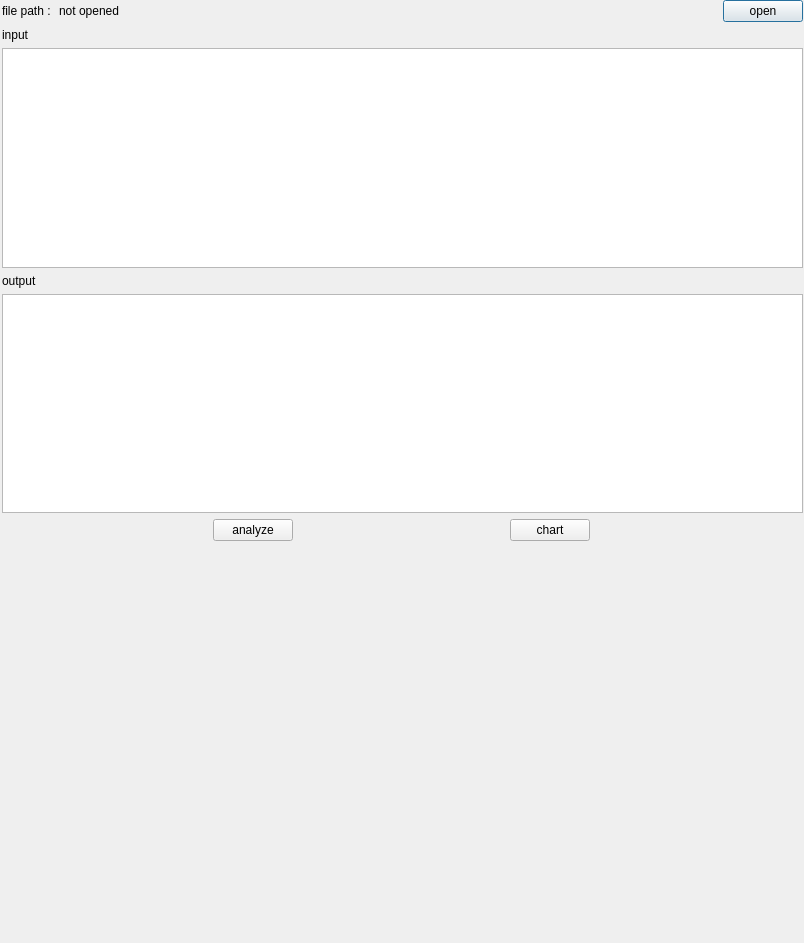
<?xml version="1.0" encoding="UTF-8"?>
<ui version="4.0">
 <class>Dialog</class>
 <widget class="QDialog" name="Dialog">
  <property name="geometry">
   <rect>
    <x>0</x>
    <y>0</y>
    <width>804</width>
    <height>943</height>
   </rect>
  </property>
  <property name="windowTitle">
   <string>HowMany</string>
  </property>
  <widget class="QWidget" name="verticalLayoutWidget">
   <property name="geometry">
    <rect>
     <x>2</x>
     <y>0</y>
     <width>801</width>
     <height>541</height>
    </rect>
   </property>
   <layout class="QVBoxLayout" name="verticalLayout">
    <property name="sizeConstraint">
     <enum>QLayout::SetDefaultConstraint</enum>
    </property>
    <item>
     <layout class="QHBoxLayout" name="horizontalLayout">
      <property name="spacing">
       <number>5</number>
      </property>
      <property name="sizeConstraint">
       <enum>QLayout::SetDefaultConstraint</enum>
      </property>
      <item>
       <widget class="QLabel" name="label">
        <property name="sizePolicy">
         <sizepolicy hsizetype="Fixed" vsizetype="Fixed">
          <horstretch>0</horstretch>
          <verstretch>0</verstretch>
         </sizepolicy>
        </property>
        <property name="text">
         <string>file path : </string>
        </property>
       </widget>
      </item>
      <item>
       <widget class="QLabel" name="lb_filePath">
        <property name="sizePolicy">
         <sizepolicy hsizetype="Preferred" vsizetype="Fixed">
          <horstretch>0</horstretch>
          <verstretch>0</verstretch>
         </sizepolicy>
        </property>
        <property name="text">
         <string>not opened</string>
        </property>
       </widget>
      </item>
      <item>
       <widget class="QPushButton" name="btn_openFile">
        <property name="sizePolicy">
         <sizepolicy hsizetype="Fixed" vsizetype="Fixed">
          <horstretch>0</horstretch>
          <verstretch>0</verstretch>
         </sizepolicy>
        </property>
        <property name="text">
         <string>open</string>
        </property>
       </widget>
      </item>
     </layout>
    </item>
    <item>
     <widget class="QLabel" name="lb_input">
      <property name="sizePolicy">
       <sizepolicy hsizetype="Preferred" vsizetype="Maximum">
        <horstretch>0</horstretch>
        <verstretch>0</verstretch>
       </sizepolicy>
      </property>
      <property name="minimumSize">
       <size>
        <width>0</width>
        <height>10</height>
       </size>
      </property>
      <property name="text">
       <string>input</string>
      </property>
     </widget>
    </item>
    <item>
     <widget class="QTextBrowser" name="tb_input">
      <property name="sizePolicy">
       <sizepolicy hsizetype="Expanding" vsizetype="Preferred">
        <horstretch>0</horstretch>
        <verstretch>0</verstretch>
       </sizepolicy>
      </property>
     </widget>
    </item>
    <item>
     <widget class="QLabel" name="lb_output">
      <property name="sizePolicy">
       <sizepolicy hsizetype="Preferred" vsizetype="Maximum">
        <horstretch>0</horstretch>
        <verstretch>0</verstretch>
       </sizepolicy>
      </property>
      <property name="minimumSize">
       <size>
        <width>0</width>
        <height>10</height>
       </size>
      </property>
      <property name="text">
       <string>output</string>
      </property>
     </widget>
    </item>
    <item>
     <widget class="QTextBrowser" name="tb_output">
      <property name="sizePolicy">
       <sizepolicy hsizetype="Expanding" vsizetype="Preferred">
        <horstretch>0</horstretch>
        <verstretch>0</verstretch>
       </sizepolicy>
      </property>
     </widget>
    </item>
    <item>
     <layout class="QHBoxLayout" name="horizontalLayout_3">
      <property name="sizeConstraint">
       <enum>QLayout::SetDefaultConstraint</enum>
      </property>
      <item>
       <widget class="QPushButton" name="btn_analyze">
        <property name="sizePolicy">
         <sizepolicy hsizetype="Fixed" vsizetype="Fixed">
          <horstretch>0</horstretch>
          <verstretch>0</verstretch>
         </sizepolicy>
        </property>
        <property name="text">
         <string>analyze</string>
        </property>
       </widget>
      </item>
      <item>
       <widget class="QPushButton" name="btn_chart">
        <property name="sizePolicy">
         <sizepolicy hsizetype="Fixed" vsizetype="Fixed">
          <horstretch>0</horstretch>
          <verstretch>0</verstretch>
         </sizepolicy>
        </property>
        <property name="text">
         <string>chart</string>
        </property>
       </widget>
      </item>
     </layout>
    </item>
   </layout>
  </widget>
  <widget class="QWidget" name="chartWidget" native="true">
   <property name="geometry">
    <rect>
     <x>10</x>
     <y>550</y>
     <width>791</width>
     <height>391</height>
    </rect>
   </property>
  </widget>
 </widget>
 <resources/>
 <connections/>
 <slots>
  <slot>open_file()</slot>
 </slots>
</ui>
